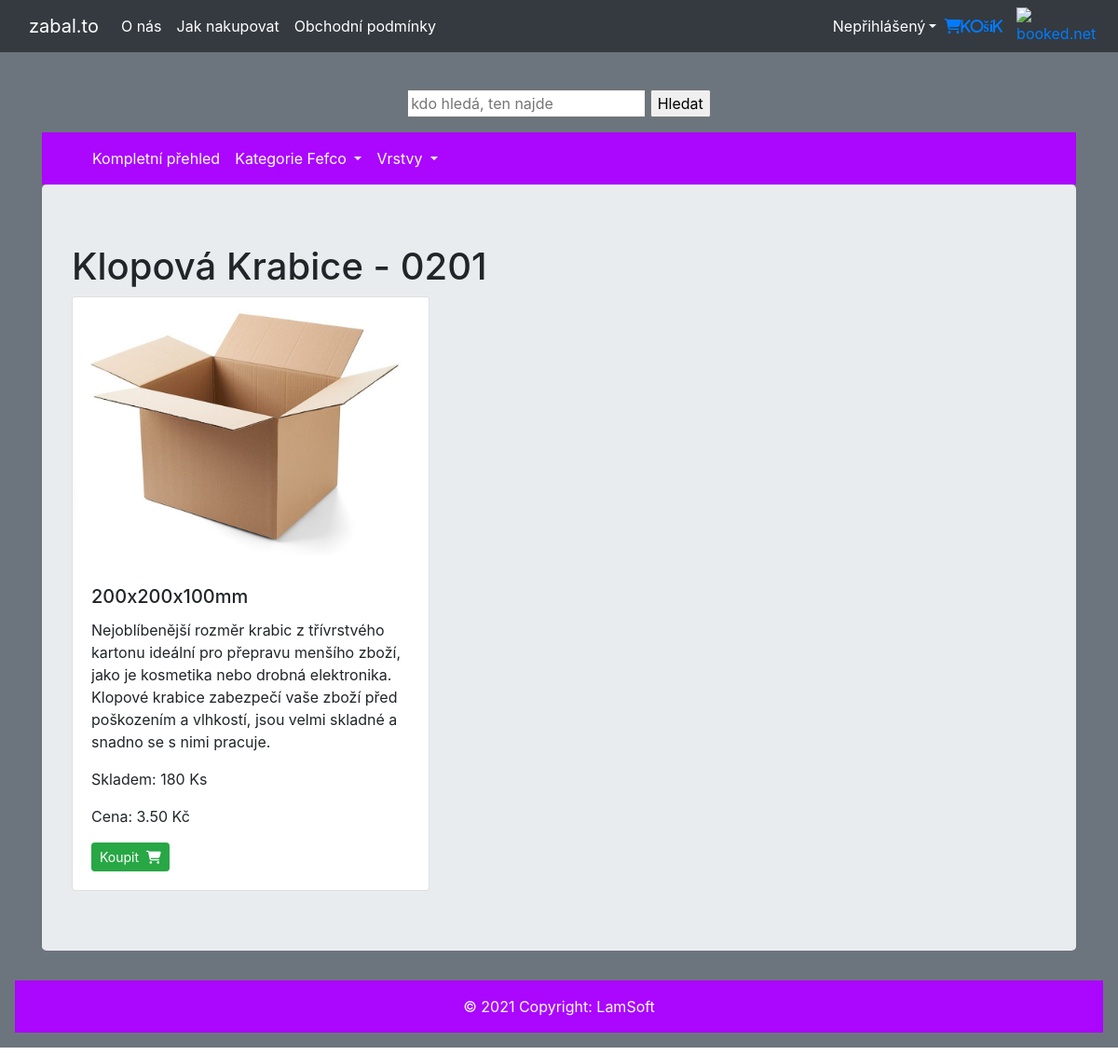
The page /products/1/ on the database as committed earlier.
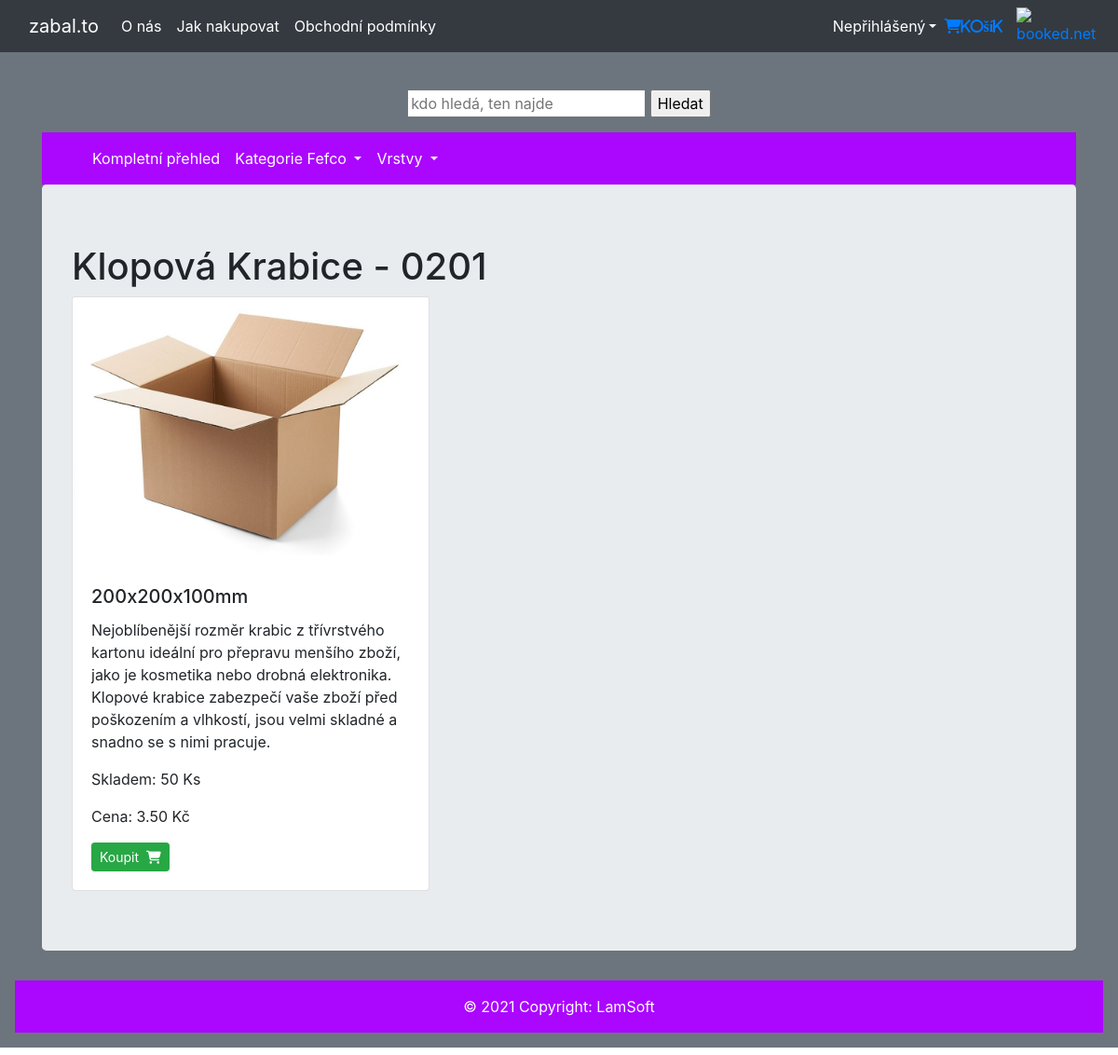
The same page on the database as committed later.
### utils/models.py (models this page shows, shortened)
class Box(Model):
    name = CharField(max_length=50)
    size = CharField(max_length=20)
    color = CharField(max_length=20)
    layer = ForeignKey(Layer, on_delete=DO_NOTHING)
    fefco = ForeignKey(Fefco, on_delete=DO_NOTHING)
    description = CharField(max_length=500)
    price_a = DecimalField(max_digits=8, decimal_places=2)
    price_n = DecimalField(max_digits=8, decimal_places=2)
    photo = ImageField(upload_to='media')
    quantity = IntegerField()
    discount_price = FloatField(blank=True, null=True)
    def get_add_to_cart_url(self):
        return reverse("add-to-cart", kwargs={
            "pk" : self.pk
        })

class Fefco(Model):
    fefco_code = IntegerField(primary_key=True)
    description = CharField(max_length=500)
    def __str__(self):
        return f'{self.fefco_code}'

### utils/views.py (the view)
# urls.py: path('products/<int:pk>/', ProductDetailView.as_view(), name='product_detail'),
class ProductDetailView(DetailView):
    model = Box
    template_name = 'product_detail.html'
    def get_context_data(self, **kwargs):
        context = super().get_context_data(**kwargs)
        context['now'] = timezone.now()
        return context

### utils/templates/product_detail.html
{% extends "front.html" %}
{% load static %}
{% block content %}
    <h1>{{box.name}} - 0{{box.fefco}}</h1>
        <div class="card" style="width: 24rem;">
            <img src="{{ MEDIA_URL }}/{{box.photo}}" class="card-img-top" alt="Picture">
                <div class="card-body">
                    <h5 class="card-title">{{box.size}}</h5>
                    <p class="card-text">{{ box.description }}</p>
                    <p class="card-text">Skladem: {{ box.quantity }} Ks</p>
                    <p class="card-text">Cena: {{ box.price_a }} Kč</p>
                    <a href="{{ object.get_add_to_cart_url }}" class="btn btn-success btn-sm" >Koupit
                         <i class="fas fa-shopping-cart ml-1"></i>
                     </a>
                </div>
        </div>
{% endblock %}

Rows that differ between the two databases and show on the page:
changed Box "Klopová Krabice": quantity "180" → "50"
